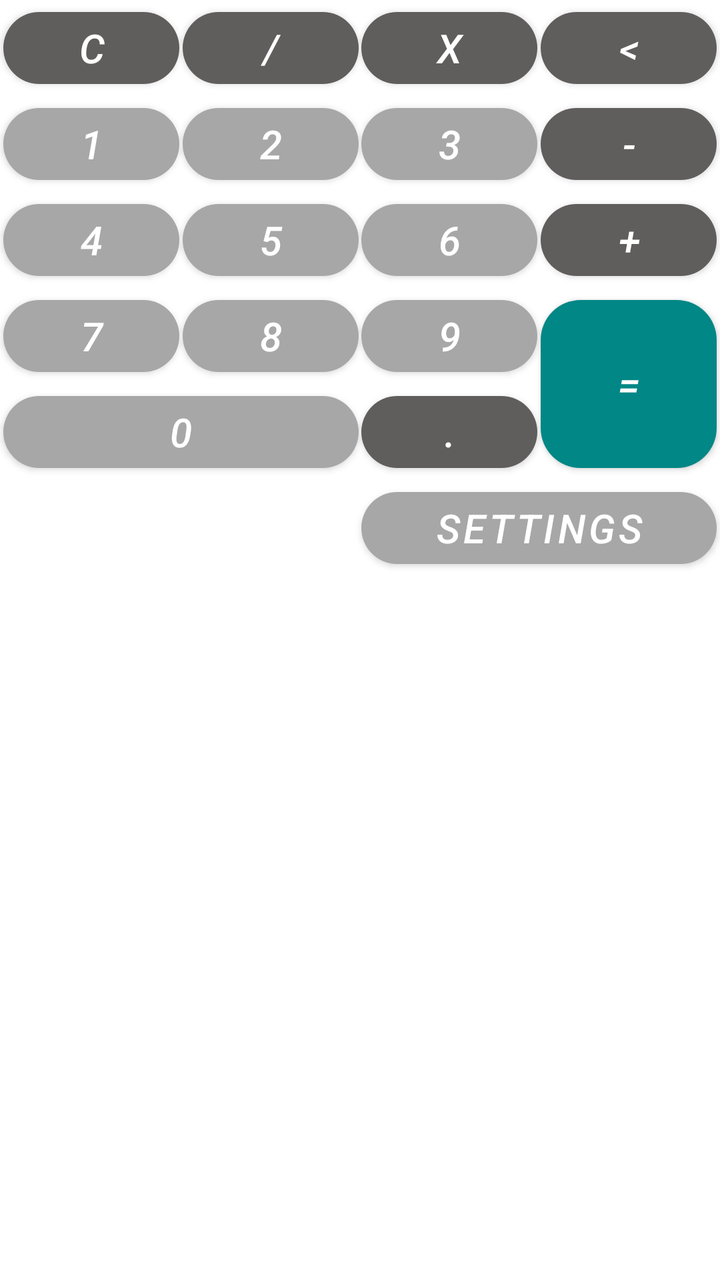
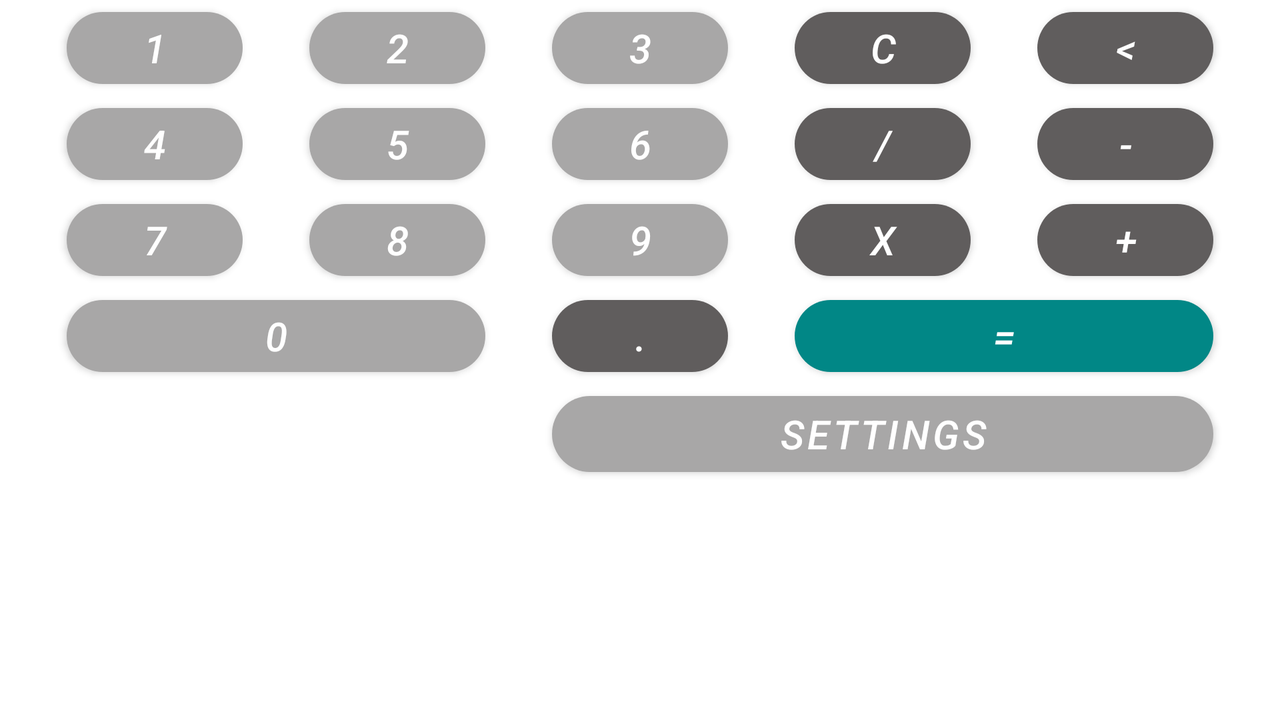

The same Android screen from two of the app's own layout files: first res/layout/ as a phone draws it, then the repository's variant for another configuration, drawn on a device whose configuration selects that folder. Both files follow.
<!-- AndroidManifest.xml: application theme Theme.MyFirstCalculator -->
<!-- res/layout/activity_keyboard.xml -->
<?xml version="1.0" encoding="utf-8"?>
<androidx.constraintlayout.widget.ConstraintLayout xmlns:android="http://schemas.android.com/apk/res/android"
    xmlns:app="http://schemas.android.com/apk/res-auto"
    android:layout_width="match_parent"
    android:layout_height="match_parent">

    <com.google.android.material.button.MaterialButton
        android:id="@+id/key_clear"
        android:layout_width="wrap_content"
        android:layout_height="wrap_content"
        android:text="@string/key_clear"
        style="@style/ButtonsStyle.Operator"
        app:layout_constraintEnd_toStartOf="@id/key_division"
        app:layout_constraintStart_toStartOf="parent"
        app:layout_constraintTop_toTopOf="parent" />

    <com.google.android.material.button.MaterialButton
        android:id="@+id/key_division"
        android:layout_width="wrap_content"
        android:layout_height="wrap_content"
        android:text="@string/key_division"
        style="@style/ButtonsStyle.Operator"
        app:layout_constraintEnd_toStartOf="@id/key_multiplication"
        app:layout_constraintStart_toEndOf="@id/key_clear"
        app:layout_constraintTop_toTopOf="parent" />

    <com.google.android.material.button.MaterialButton
        android:id="@+id/key_multiplication"
        android:layout_width="wrap_content"
        android:layout_height="wrap_content"
        android:text="@string/key_multiplication"
        style="@style/ButtonsStyle.Operator"
        app:layout_constraintEnd_toStartOf="@id/key_backspace"
        app:layout_constraintStart_toEndOf="@id/key_division"
        app:layout_constraintTop_toTopOf="parent" />

    <com.google.android.material.button.MaterialButton
        android:id="@+id/key_backspace"
        android:layout_width="wrap_content"
        android:layout_height="wrap_content"
        android:text="@string/key_backspace"
        style="@style/ButtonsStyle.Operator"
        app:layout_constraintEnd_toEndOf="parent"
        app:layout_constraintStart_toEndOf="@id/key_multiplication"
        app:layout_constraintTop_toTopOf="parent" />

    <com.google.android.material.button.MaterialButton
        android:id="@+id/key_plus"
        android:layout_width="wrap_content"
        android:layout_height="wrap_content"
        android:text="@string/key_plus"
        style="@style/ButtonsStyle.Operator"
        app:layout_constraintEnd_toEndOf="parent"
        app:layout_constraintStart_toEndOf="@id/key_6"
        app:layout_constraintTop_toBottomOf="@id/key_minus" />

    <com.google.android.material.button.MaterialButton
        android:id="@+id/key_minus"
        android:layout_width="wrap_content"
        android:layout_height="wrap_content"
        android:text="@string/key_minus"
        style="@style/ButtonsStyle.Operator"
        app:layout_constraintEnd_toEndOf="parent"
        app:layout_constraintStart_toEndOf="@id/key_3"
        app:layout_constraintTop_toBottomOf="@id/key_backspace" />

    <com.google.android.material.button.MaterialButton
        android:id="@+id/key_equals"
        android:layout_width="wrap_content"
        android:layout_height="0dp"
        android:text="@string/key_equals"
        style="@style/ButtonsStyle.Equals"
        app:layout_constraintBottom_toBottomOf="@id/key_dot"
        app:layout_constraintEnd_toEndOf="parent"
        app:layout_constraintStart_toEndOf="@id/key_9"
        app:layout_constraintTop_toBottomOf="@id/key_plus" />


    <com.google.android.material.button.MaterialButton
        android:id="@+id/key_1"
        android:layout_width="wrap_content"
        android:layout_height="wrap_content"
        android:text="@string/key_1"
        style="@style/ButtonsStyle"
        app:layout_constraintEnd_toStartOf="@id/key_2"
        app:layout_constraintStart_toStartOf="parent"
        app:layout_constraintTop_toBottomOf="@id/key_clear" />

    <com.google.android.material.button.MaterialButton
        android:id="@+id/key_2"
        android:layout_width="wrap_content"
        android:layout_height="wrap_content"
        android:text="@string/key_2"
        style="@style/ButtonsStyle"
        app:layout_constraintEnd_toStartOf="@+id/key_3"
        app:layout_constraintStart_toEndOf="@+id/key_1"
        app:layout_constraintTop_toBottomOf="@id/key_division" />

    <com.google.android.material.button.MaterialButton
        android:id="@+id/key_3"
        android:layout_width="wrap_content"
        android:layout_height="wrap_content"
        android:text="@string/key_3"
        style="@style/ButtonsStyle"
        app:layout_constraintEnd_toStartOf="@id/key_minus"
        app:layout_constraintStart_toEndOf="@+id/key_2"
        app:layout_constraintTop_toBottomOf="@id/key_multiplication" />

    <com.google.android.material.button.MaterialButton
        android:id="@+id/key_4"
        android:layout_width="wrap_content"
        android:layout_height="wrap_content"
        android:text="@string/key_4"
        style="@style/ButtonsStyle"
        app:layout_constraintEnd_toStartOf="@+id/key_5"
        app:layout_constraintStart_toStartOf="parent"
        app:layout_constraintTop_toBottomOf="@+id/key_1" />

    <com.google.android.material.button.MaterialButton
        android:id="@+id/key_5"
        android:layout_width="wrap_content"
        android:layout_height="wrap_content"
        android:text="@string/key_5"
        style="@style/ButtonsStyle"
        app:layout_constraintEnd_toStartOf="@+id/key_6"
        app:layout_constraintStart_toEndOf="@+id/key_4"
        app:layout_constraintTop_toBottomOf="@id/key_2" />

    <com.google.android.material.button.MaterialButton
        android:id="@+id/key_6"
        android:layout_width="wrap_content"
        android:layout_height="wrap_content"
        android:text="@string/key_6"
        style="@style/ButtonsStyle"
        app:layout_constraintEnd_toStartOf="@id/key_plus"
        app:layout_constraintStart_toEndOf="@id/key_5"
        app:layout_constraintTop_toBottomOf="@id/key_3" />

    <com.google.android.material.button.MaterialButton
        android:id="@+id/key_7"
        android:layout_width="wrap_content"
        android:layout_height="wrap_content"
        android:text="@string/key_7"
        style="@style/ButtonsStyle"
        app:layout_constraintEnd_toStartOf="@id/key_8"
        app:layout_constraintStart_toStartOf="parent"
        app:layout_constraintTop_toBottomOf="@id/key_4" />

    <com.google.android.material.button.MaterialButton
        android:id="@+id/key_8"
        android:layout_width="wrap_content"
        android:layout_height="wrap_content"
        android:text="@string/key_8"
        style="@style/ButtonsStyle"
        app:layout_constraintEnd_toStartOf="@id/key_9"
        app:layout_constraintStart_toEndOf="@id/key_7"
        app:layout_constraintTop_toBottomOf="@id/key_5" />

    <com.google.android.material.button.MaterialButton
        android:id="@+id/key_9"
        android:layout_width="wrap_content"
        android:layout_height="wrap_content"
        android:text="@string/key_9"
        style="@style/ButtonsStyle"
        app:layout_constraintEnd_toStartOf="@id/key_equals"
        app:layout_constraintStart_toEndOf="@id/key_8"
        app:layout_constraintTop_toBottomOf="@id/key_6" />


    <com.google.android.material.button.MaterialButton
        android:id="@+id/key_0"
        android:layout_width="0dp"
        android:layout_height="wrap_content"
        android:text="@string/key_0"
        style="@style/ButtonsStyle"
        app:layout_constraintEnd_toEndOf="@id/key_8"
        app:layout_constraintStart_toStartOf="@id/key_7"
        app:layout_constraintTop_toBottomOf="@id/key_7" />

    <com.google.android.material.button.MaterialButton
        android:id="@+id/key_dot"
        android:layout_width="wrap_content"
        android:layout_height="wrap_content"
        android:text="@string/key_dot"
        style="@style/ButtonsStyle.Operator"
        app:layout_constraintEnd_toEndOf="@id/key_9"
        app:layout_constraintStart_toStartOf="@id/key_9"
        app:layout_constraintTop_toBottomOf="@id/key_9" />

    <com.google.android.material.button.MaterialButton
        android:id="@+id/button_setup"
        android:layout_width="0dp"
        android:layout_height="wrap_content"
        android:text="@string/button_setup"
        style="@style/ButtonsStyle"
        app:layout_constraintEnd_toEndOf="@id/key_equals"
        app:layout_constraintStart_toStartOf="@id/key_dot"
        app:layout_constraintTop_toBottomOf="@id/key_dot" />

</androidx.constraintlayout.widget.ConstraintLayout>
<!-- resources referenced by this layout -->
<resources>
  <string name="button_setup">Settings</string>
  <string name="key_0">0</string>
  <string name="key_1">1</string>
  <string name="key_2">2</string>
  <string name="key_3">3</string>
  <string name="key_4">4</string>
  <string name="key_5">5</string>
  <string name="key_6">6</string>
  <string name="key_7">7</string>
  <string name="key_8">8</string>
  <string name="key_9">9</string>
  <string name="key_backspace">&lt;</string>
  <string name="key_clear">C</string>
  <string name="key_division">/</string>
  <string name="key_dot">.</string>
  <string name="key_equals">=</string>
  <string name="key_minus">-</string>
  <string name="key_multiplication">X</string>
  <string name="key_plus">+</string>
  <style name="ButtonsStyle">
  
          <item name="cornerRadius">@dimen/btn_radius</item>
          <item name="android:textStyle">italic</item>
          <item name="android:textSize">@dimen/btn_text_size</item>
          <item name="backgroundTint">@color/light_gray</item>
  
      </style>
  <style name="ButtonsStyle.Equals">
          <item name="backgroundTint">@color/teal_700</item>
      </style>
  <style name="ButtonsStyle.Operator">
          <item name="backgroundTint">@color/dark_gray</item>
      </style>
  <style name="Theme.MyFirstCalculator" parent="Theme.MaterialComponents.DayNight.DarkActionBar">
          
          <item name="colorPrimary">@color/dark_gray</item>
          <item name="colorPrimaryVariant">@color/purple_700</item>
          <item name="colorOnPrimary">@color/white</item>
          
          <item name="colorSecondary">@color/teal_200</item>
          <item name="colorSecondaryVariant">@color/teal_700</item>
          <item name="colorOnSecondary">@color/black</item>
          
          <item name="android:statusBarColor" tools:targetApi="l">?attr/colorPrimaryVariant</item>
          
  
  
      </style>
  <dimen name="btn_radius">20dp</dimen>
  <dimen name="btn_text_size">20sp</dimen>
  <color name="light_gray">#A8A7A7</color>
  <color name="teal_700">#FF018786</color>
  <color name="dark_gray">#605D5D</color>
  <color name="purple_700">#FF3700B3</color>
  <color name="white">#FFFFFFFF</color>
  <color name="teal_200">#FF03DAC5</color>
  <color name="black">#FF000000</color>
</resources>
<!-- res/layout-land/activity_keyboard.xml (the repository's variant of the layout above) -->
<!-- drawn on the phone turned sideways -->
<?xml version="1.0" encoding="utf-8"?>
<androidx.constraintlayout.widget.ConstraintLayout xmlns:android="http://schemas.android.com/apk/res/android"
    xmlns:app="http://schemas.android.com/apk/res-auto"
    android:layout_width="match_parent"
    android:layout_height="match_parent">

    <com.google.android.material.button.MaterialButton
        android:id="@+id/key_clear"
        android:layout_width="wrap_content"
        android:layout_height="wrap_content"
        android:text="@string/key_clear"
        style="@style/ButtonsStyle.Operator"
        app:layout_constraintEnd_toStartOf="@id/key_backspace"
        app:layout_constraintStart_toEndOf="@id/key_3"
        app:layout_constraintTop_toTopOf="parent" />

    <com.google.android.material.button.MaterialButton
        android:id="@+id/key_division"
        android:layout_width="wrap_content"
        android:layout_height="wrap_content"
        android:text="@string/key_division"
        style="@style/ButtonsStyle.Operator"
        app:layout_constraintEnd_toStartOf="@id/key_minus"
        app:layout_constraintStart_toEndOf="@id/key_6"
        app:layout_constraintTop_toBottomOf="@id/key_clear" />

    <com.google.android.material.button.MaterialButton
        android:id="@+id/key_multiplication"
        android:layout_width="wrap_content"
        android:layout_height="wrap_content"
        android:text="@string/key_multiplication"
        style="@style/ButtonsStyle.Operator"
        app:layout_constraintEnd_toStartOf="@id/key_plus"
        app:layout_constraintStart_toEndOf="@id/key_9"
        app:layout_constraintTop_toBottomOf="@id/key_division" />

    <com.google.android.material.button.MaterialButton
        android:id="@+id/key_backspace"
        android:layout_width="wrap_content"
        android:layout_height="wrap_content"
        android:text="@string/key_backspace"
        style="@style/ButtonsStyle.Operator"
        app:layout_constraintEnd_toEndOf="parent"
        app:layout_constraintStart_toEndOf="@id/key_clear"
        app:layout_constraintTop_toTopOf="parent" />

    <com.google.android.material.button.MaterialButton
        android:id="@+id/key_plus"
        android:layout_width="wrap_content"
        android:layout_height="wrap_content"
        android:text="@string/key_plus"
        style="@style/ButtonsStyle.Operator"
        app:layout_constraintEnd_toEndOf="parent"
        app:layout_constraintStart_toEndOf="@id/key_multiplication"
        app:layout_constraintTop_toBottomOf="@id/key_minus" />

    <com.google.android.material.button.MaterialButton
        android:id="@+id/key_minus"
        android:layout_width="wrap_content"
        android:layout_height="wrap_content"
        android:text="@string/key_minus"
        style="@style/ButtonsStyle.Operator"
        app:layout_constraintEnd_toEndOf="parent"
        app:layout_constraintStart_toEndOf="@id/key_division"
        app:layout_constraintTop_toBottomOf="@id/key_backspace" />

    <com.google.android.material.button.MaterialButton
        android:id="@+id/key_equals"
        android:layout_width="0dp"
        android:layout_height="wrap_content"
        android:text="@string/key_equals"
        style="@style/ButtonsStyle.Equals"
        app:layout_constraintBottom_toBottomOf="@id/key_dot"
        app:layout_constraintEnd_toEndOf="@id/key_plus"
        app:layout_constraintStart_toStartOf="@id/key_multiplication"
        app:layout_constraintTop_toBottomOf="@id/key_multiplication" />


    <com.google.android.material.button.MaterialButton
        android:id="@+id/key_1"
        android:layout_width="wrap_content"
        android:layout_height="wrap_content"
        android:text="@string/key_1"
        style="@style/ButtonsStyle"
        app:layout_constraintEnd_toStartOf="@id/key_2"
        app:layout_constraintStart_toStartOf="parent"
        app:layout_constraintTop_toTopOf="parent" />

    <com.google.android.material.button.MaterialButton
        android:id="@+id/key_2"
        android:layout_width="wrap_content"
        android:layout_height="wrap_content"
        android:text="@string/key_2"
        style="@style/ButtonsStyle"
        app:layout_constraintEnd_toStartOf="@+id/key_3"
        app:layout_constraintStart_toEndOf="@+id/key_1"
        app:layout_constraintTop_toTopOf="parent" />

    <com.google.android.material.button.MaterialButton
        android:id="@+id/key_3"
        android:layout_width="wrap_content"
        android:layout_height="wrap_content"
        android:text="@string/key_3"
        style="@style/ButtonsStyle"
        app:layout_constraintEnd_toStartOf="@id/key_clear"
        app:layout_constraintStart_toEndOf="@+id/key_2"
        app:layout_constraintTop_toTopOf="parent" />

    <com.google.android.material.button.MaterialButton
        android:id="@+id/key_4"
        android:layout_width="wrap_content"
        android:layout_height="wrap_content"
        android:text="@string/key_4"
        style="@style/ButtonsStyle"
        app:layout_constraintEnd_toStartOf="@+id/key_5"
        app:layout_constraintStart_toStartOf="parent"
        app:layout_constraintTop_toBottomOf="@+id/key_1" />

    <com.google.android.material.button.MaterialButton
        android:id="@+id/key_5"
        android:layout_width="wrap_content"
        android:layout_height="wrap_content"
        android:text="@string/key_5"
        style="@style/ButtonsStyle"
        app:layout_constraintEnd_toStartOf="@+id/key_6"
        app:layout_constraintStart_toEndOf="@+id/key_4"
        app:layout_constraintTop_toBottomOf="@id/key_2" />

    <com.google.android.material.button.MaterialButton
        android:id="@+id/key_6"
        android:layout_width="wrap_content"
        android:layout_height="wrap_content"
        android:text="@string/key_6"
        style="@style/ButtonsStyle"
        app:layout_constraintEnd_toStartOf="@id/key_division"
        app:layout_constraintStart_toEndOf="@id/key_5"
        app:layout_constraintTop_toBottomOf="@id/key_3" />

    <com.google.android.material.button.MaterialButton
        android:id="@+id/key_7"
        android:layout_width="wrap_content"
        android:layout_height="wrap_content"
        android:text="@string/key_7"
        style="@style/ButtonsStyle"
        app:layout_constraintEnd_toStartOf="@id/key_8"
        app:layout_constraintStart_toStartOf="parent"
        app:layout_constraintTop_toBottomOf="@id/key_4" />

    <com.google.android.material.button.MaterialButton
        android:id="@+id/key_8"
        android:layout_width="wrap_content"
        android:layout_height="wrap_content"
        android:text="@string/key_8"
        style="@style/ButtonsStyle"
        app:layout_constraintEnd_toStartOf="@id/key_9"
        app:layout_constraintStart_toEndOf="@id/key_7"
        app:layout_constraintTop_toBottomOf="@id/key_5" />

    <com.google.android.material.button.MaterialButton
        android:id="@+id/key_9"
        android:layout_width="wrap_content"
        android:layout_height="wrap_content"
        android:text="@string/key_9"
        style="@style/ButtonsStyle"
        app:layout_constraintEnd_toStartOf="@id/key_equals"
        app:layout_constraintStart_toEndOf="@id/key_8"
        app:layout_constraintTop_toBottomOf="@id/key_6" />



    <com.google.android.material.button.MaterialButton
        android:id="@+id/key_0"
        android:layout_width="0dp"
        android:layout_height="wrap_content"
        android:text="@string/key_0"
        style="@style/ButtonsStyle"
        app:layout_constraintEnd_toEndOf="@id/key_8"
        app:layout_constraintStart_toStartOf="@id/key_7"
        app:layout_constraintTop_toBottomOf="@id/key_7" />

    <com.google.android.material.button.MaterialButton
        android:id="@+id/key_dot"
        android:layout_width="wrap_content"
        android:layout_height="wrap_content"
        android:text="@string/key_dot"
        style="@style/ButtonsStyle.Operator"
        app:layout_constraintEnd_toEndOf="@id/key_9"
        app:layout_constraintStart_toStartOf="@id/key_9"
        app:layout_constraintTop_toBottomOf="@id/key_9" />

    <com.google.android.material.button.MaterialButton
        android:id="@+id/button_setup"
        android:layout_width="0dp"
        android:layout_height="@dimen/button_setup_height_land"
        android:text="@string/button_setup"
        style="@style/ButtonsStyle"
        app:layout_constraintEnd_toEndOf="@id/key_equals"
        app:layout_constraintStart_toStartOf="@id/key_dot"
        app:layout_constraintTop_toBottomOf="@id/key_dot" />

</androidx.constraintlayout.widget.ConstraintLayout>
<!-- resources referenced by the variant -->
<!-- as the phone turned sideways resolves them -->
<resources>
  <dimen name="button_setup_height_land">50dp</dimen>
  <string name="button_setup">Settings</string>
  <string name="key_0">0</string>
  <string name="key_1">1</string>
  <string name="key_2">2</string>
  <string name="key_3">3</string>
  <string name="key_4">4</string>
  <string name="key_5">5</string>
  <string name="key_6">6</string>
  <string name="key_7">7</string>
  <string name="key_8">8</string>
  <string name="key_9">9</string>
  <string name="key_backspace">&lt;</string>
  <string name="key_clear">C</string>
  <string name="key_division">/</string>
  <string name="key_dot">.</string>
  <string name="key_equals">=</string>
  <string name="key_minus">-</string>
  <string name="key_multiplication">X</string>
  <string name="key_plus">+</string>
  <style name="ButtonsStyle">
  
          <item name="cornerRadius">@dimen/btn_radius</item>
          <item name="android:textStyle">italic</item>
          <item name="android:textSize">@dimen/btn_text_size</item>
          <item name="backgroundTint">@color/light_gray</item>
  
      </style>
  <style name="ButtonsStyle.Equals">
          <item name="backgroundTint">@color/teal_700</item>
      </style>
  <style name="ButtonsStyle.Operator">
          <item name="backgroundTint">@color/dark_gray</item>
      </style>
  <style name="Theme.MyFirstCalculator" parent="Theme.MaterialComponents.DayNight.DarkActionBar">
          
          <item name="colorPrimary">@color/dark_gray</item>
          <item name="colorPrimaryVariant">@color/purple_700</item>
          <item name="colorOnPrimary">@color/white</item>
          
          <item name="colorSecondary">@color/teal_200</item>
          <item name="colorSecondaryVariant">@color/teal_700</item>
          <item name="colorOnSecondary">@color/black</item>
          
          <item name="android:statusBarColor" tools:targetApi="l">?attr/colorPrimaryVariant</item>
          
  
  
      </style>
  <dimen name="btn_radius">20dp</dimen>
  <dimen name="btn_text_size">20sp</dimen>
  <color name="light_gray">#A8A7A7</color>
  <color name="teal_700">#FF018786</color>
  <color name="dark_gray">#605D5D</color>
  <color name="purple_700">#FF3700B3</color>
  <color name="white">#FFFFFFFF</color>
  <color name="teal_200">#FF03DAC5</color>
  <color name="black">#FF000000</color>
</resources>
